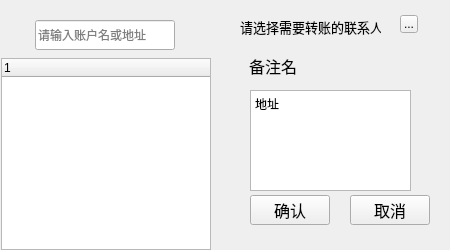
<?xml version="1.0" encoding="UTF-8"?>
<ui version="4.0">
 <class>ContactChooseWidget</class>
 <widget class="QWidget" name="ContactChooseWidget">
  <property name="geometry">
   <rect>
    <x>0</x>
    <y>0</y>
    <width>450</width>
    <height>250</height>
   </rect>
  </property>
  <property name="windowTitle">
   <string>Form</string>
  </property>
  <widget class="QLineEdit" name="lineEdit">
   <property name="geometry">
    <rect>
     <x>35</x>
     <y>20</y>
     <width>140</width>
     <height>30</height>
    </rect>
   </property>
   <property name="placeholderText">
    <string>请输入账户名或地址</string>
   </property>
  </widget>
  <widget class="QToolButton" name="toolButton_close">
   <property name="geometry">
    <rect>
     <x>400</x>
     <y>15</y>
     <width>18</width>
     <height>18</height>
    </rect>
   </property>
   <property name="text">
    <string>...</string>
   </property>
  </widget>
  <widget class="QLabel" name="label">
   <property name="geometry">
    <rect>
     <x>240</x>
     <y>16</y>
     <width>141</width>
     <height>21</height>
    </rect>
   </property>
   <property name="font">
    <font>
     <family>Microsoft JhengHei UI</family>
     <pointsize>10</pointsize>
    </font>
   </property>
   <property name="text">
    <string>请选择需要转账的联系人</string>
   </property>
  </widget>
  <widget class="QLabel" name="name">
   <property name="geometry">
    <rect>
     <x>249</x>
     <y>50</y>
     <width>71</width>
     <height>31</height>
    </rect>
   </property>
   <property name="font">
    <font>
     <pointsize>12</pointsize>
    </font>
   </property>
   <property name="text">
    <string>备注名</string>
   </property>
  </widget>
  <widget class="QTextBrowser" name="address">
   <property name="geometry">
    <rect>
     <x>250</x>
     <y>90</y>
     <width>161</width>
     <height>101</height>
    </rect>
   </property>
   <property name="font">
    <font>
     <pointsize>12</pointsize>
    </font>
   </property>
   <property name="html">
    <string>&lt;!DOCTYPE HTML PUBLIC &quot;-//W3C//DTD HTML 4.0//EN&quot; &quot;http://www.w3.org/TR/REC-html40/strict.dtd&quot;&gt;
&lt;html&gt;&lt;head&gt;&lt;meta name=&quot;qrichtext&quot; content=&quot;1&quot; /&gt;&lt;style type=&quot;text/css&quot;&gt;
p, li { white-space: pre-wrap; }
&lt;/style&gt;&lt;/head&gt;&lt;body style=&quot; font-family:'SimSun'; font-size:12pt; font-weight:400; font-style:normal;&quot;&gt;
&lt;p style=&quot; margin-top:0px; margin-bottom:0px; margin-left:0px; margin-right:0px; -qt-block-indent:0; text-indent:0px;&quot;&gt;&lt;span style=&quot; font-size:9pt;&quot;&gt;地址&lt;/span&gt;&lt;/p&gt;&lt;/body&gt;&lt;/html&gt;</string>
   </property>
  </widget>
  <widget class="QToolButton" name="toolButton_confirm">
   <property name="geometry">
    <rect>
     <x>250</x>
     <y>195</y>
     <width>80</width>
     <height>30</height>
    </rect>
   </property>
   <property name="font">
    <font>
     <family>Microsoft JhengHei UI</family>
     <pointsize>12</pointsize>
    </font>
   </property>
   <property name="text">
    <string>确认</string>
   </property>
  </widget>
  <widget class="QToolButton" name="toolButton_cancel">
   <property name="geometry">
    <rect>
     <x>350</x>
     <y>195</y>
     <width>80</width>
     <height>30</height>
    </rect>
   </property>
   <property name="font">
    <font>
     <family>Microsoft JhengHei UI</family>
     <pointsize>12</pointsize>
    </font>
   </property>
   <property name="text">
    <string>取消</string>
   </property>
  </widget>
  <widget class="QTreeWidget" name="treeWidget">
   <property name="geometry">
    <rect>
     <x>1</x>
     <y>58</y>
     <width>210</width>
     <height>192</height>
    </rect>
   </property>
   <column>
    <property name="text">
     <string notr="true">1</string>
    </property>
   </column>
  </widget>
 </widget>
 <resources/>
 <connections/>
</ui>
